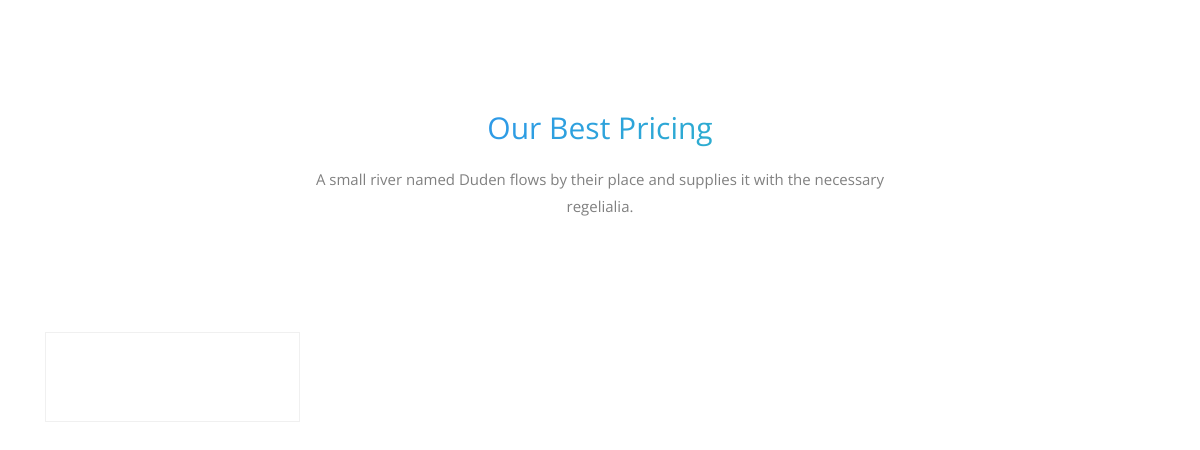
Before: /pricing/ with the older database file.
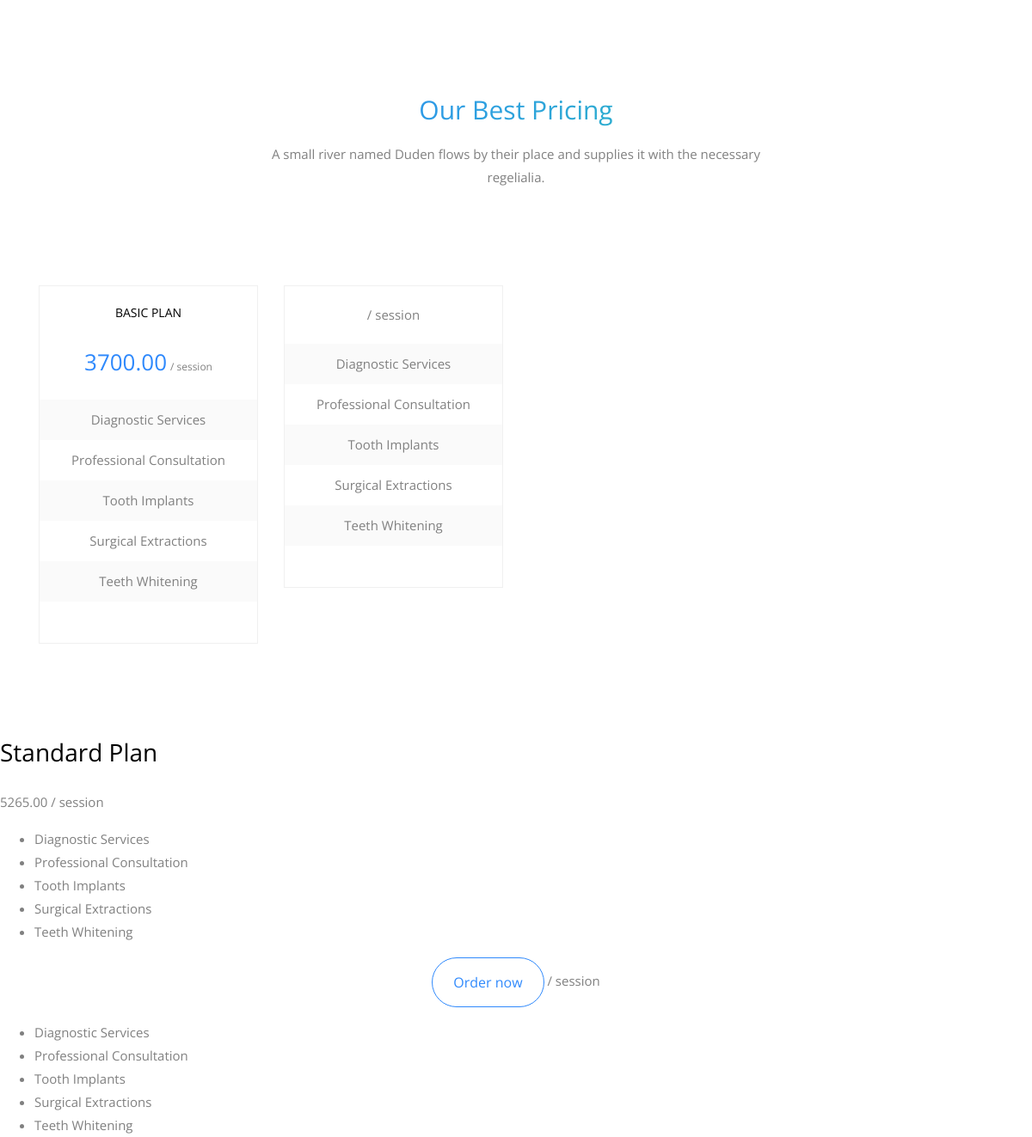
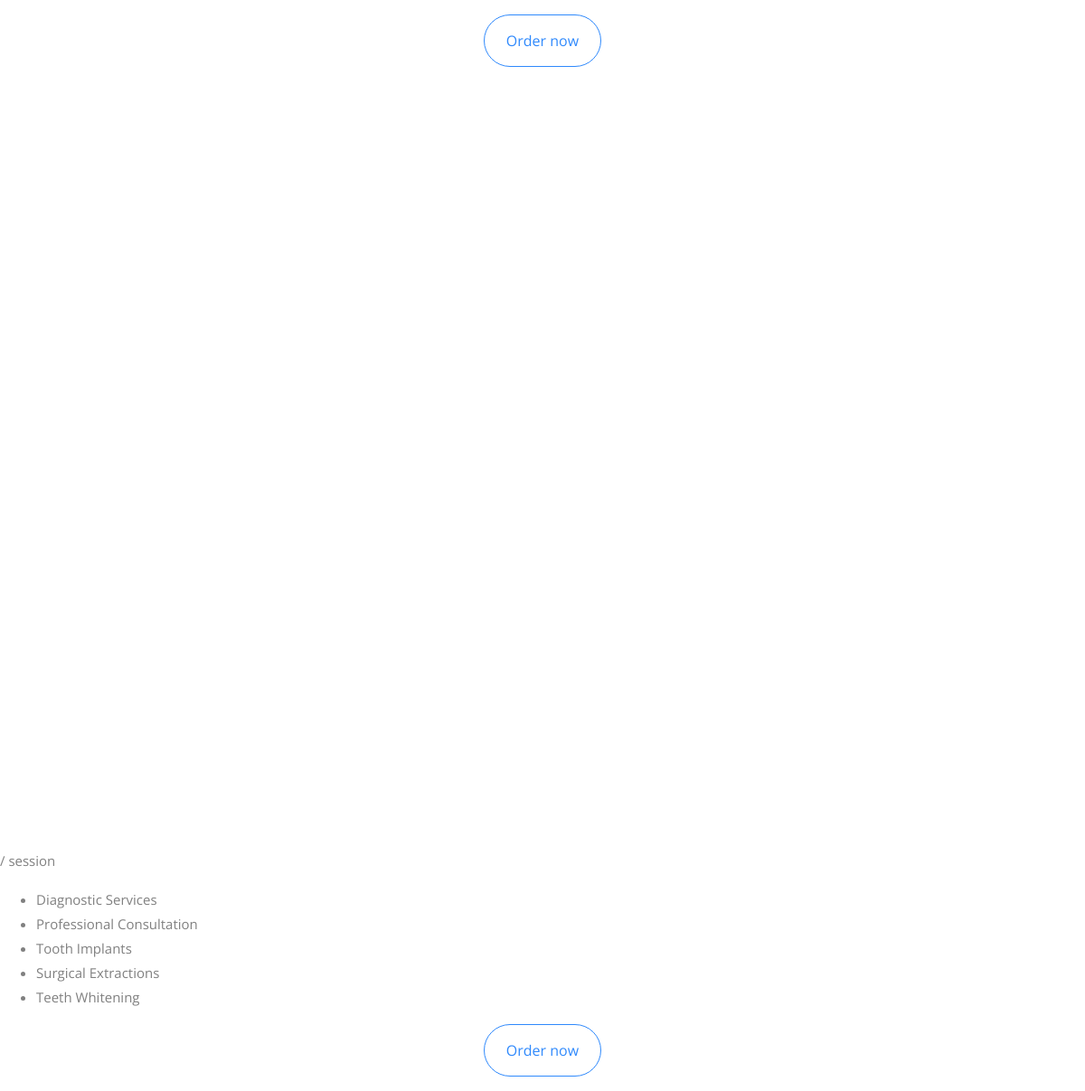
After: the same page with the newer database file (2 pictures, top to bottom).
### care/models.py (models this page shows, shortened)
class Plan(models.Model):
    name = models.CharField(max_length=100,null=True,blank=True)
    price = models.DecimalField(max_digits=10, decimal_places=2,blank=True,null=True)

### care/views.py (the view)
# urls.py: path('pricing/',PricingTemplateView.as_view(),name = 'pricing'),
class PricingTemplateView(TemplateView):
    template_name = 'pricing.html'
    def get_context_data(self, **kwargs):
        context = super().get_context_data(**kwargs)
        context['plans'] = Plan.objects.all()
        return context

### templates/pricing.html (shortened to what this page needs)
{%load static%}
<!DOCTYPE html>
<html lang="en">
  <head>
    <link
      rel="stylesheet"
      href="{% static 'css/open-iconic-bootstrap.min.css' %}"
    />
    <link rel="stylesheet" href="{% static 'css/animate.css' %}" />
    <link rel="stylesheet" href="{% static 'css/owl.carousel.min.css' %}" />
    <link
      rel="stylesheet"
      href="{% static 'css/owl.theme.default.min.css' %}"
    />
    <link rel="stylesheet" href="{% static 'css/magnific-popup.css' %}" />
    <link rel="stylesheet" href="{% static 'css/aos.css' %}" />
    <link rel="stylesheet" href="{% static 'css/ionicons.min.css' %}" />
    <link rel="stylesheet" href="{% static 'css/bootstrap-datepicker.css' %}" />
    <link rel="stylesheet" href="{% static 'css/jquery.timepicker.css' %}" />
    <link rel="stylesheet" href="{% static 'css/flaticon.css' %}" />
    <link rel="stylesheet" href="{% static 'css/icomoon.css' %}" />
    <link rel="stylesheet" href="{% static 'css/style.css' %}" />
  </head>
  <body>
    <section class="ftco-section">
      <div class="container">
        <div class="row justify-content-center mb-5 pb-5">
          <div class="col-md-7 text-center heading-section ftco-animate">
            <h2 class="mb-3">Our Best Pricing</h2>
            <p>
              A small river named Duden flows by their place and supplies it
              with the necessary regelialia.
            </p>
          </div>
        </div>
        <div class="row">
          <div class="col-md-3 ftco-animate">
            <div class="pricing-entry pb-5 text-center">
              <div>
                  {% for plan in plans %}
                    {% if plan.name == 'Basic Plan' %}
                <h3 class="mb-4">{{ plan.name }}</h3>
                <p>
                  <span class="price">{{ plan.price }}</span>
                  <span class="per">/ session</span>
                </p>
              </div>
              <ul>
                <li>Diagnostic Services</li>
                <li>Professional Consultation</li>
                <li>Tooth Implants</li>
                <li>Surgical Extractions</li>
                <li>Teeth Whitening</li>
              </ul>
            </div>
          </div>
          <div class="col-md-3 ftco-animate">
            <div class="pricing-entry pb-5 text-center">
              <div>
                    {% elif plan.name == 'Standard Plan' %}
                <h3 class="mb-4">{{ plan.name }}</h3>
                <p>
                  <span class="price">{{ plan.price }}</span>
                  <span class="per">/ session</span>
                </p>
              <ul>
                <li>Diagnostic Services</li>
                <li>Professional Consultation</li>
                <li>Tooth Implants</li>
                <li>Surgical Extractions</li>
                <li>Teeth Whitening</li>
              </ul>
              <p class="button text-center">
                <a
                  href="#"
                  class="btn btn-primary btn-outline-primary px-4 py-3"
                  >Order now</a
                >
                    {% endif %}
                  <span class="per">/ session</span>
                </p>
              </div>
              <ul>
                <li>Diagnostic Services</li>
                <li>Professional Consultation</li>
                <li>Tooth Implants</li>
                <li>Surgical Extractions</li>
                <li>Teeth Whitening</li>
              </ul>
              <p class="button text-center">
                <a
                  href="#"
                  class="btn btn-primary btn-outline-primary px-4 py-3"
                  >Order now</a
                >
              </p>
            </div>
          </div>
        </div>
      </div>
    </section>
    {% endfor %}
  </body>
</html>

Changed rows visible on the page:
added Plan: name "BASIC PLAN", price "3700.00"
added Plan: name "Standard Plan", price "5265.00"
